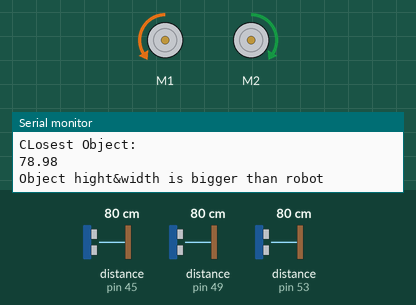
Bench run of a sketch on a simulated Arduino Mega 2560, built with avr-gcc and run on an emulated ATmega2560. On the bench: 2 × DC motor (green arrow = forward, orange = backward, longer = faster), the last lines printed to the serial monitor. Wiring (inferred from the names in the program): 3 × ultrasonic range finder: trigger pin 43, echo pin 45 / trigger pin 47, echo pin 49 / trigger pin 51, echo pin 53; MPU-6050 motion sensor at I2C address 0x68. Inputs (shaded band) come from the test bench; at power-on: distance to the obstacle (sensors on pin 53, pin 45, pin 49) 80 cm. The echo pulse lasts 58.3 µs per cm.

Above: at 2.1 s.
2.2 s: distance to the obstacle (sensor on pin 53) set to 59 cm
5.7 s: distance to the obstacle (sensor on pin 53) set to 52 cm
At 8.0 s:
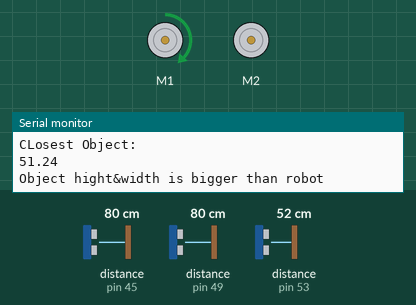
9.9 s: distance to the obstacle (sensor on pin 45) set to 2 cm
At 12.0 s:
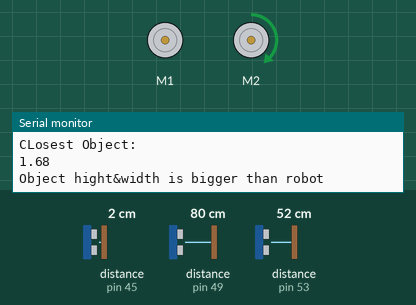
13.9 s: distance to the obstacle (sensor on pin 53) set to 2 cm
At 14.18 s:
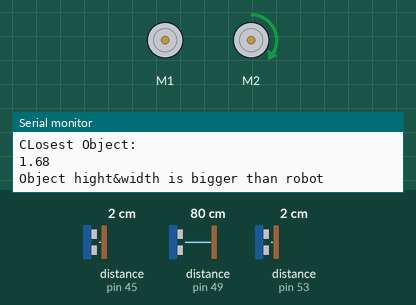
Timing chart, 0 to 16.9 s (numbered marks = the images above; inputs shaded):
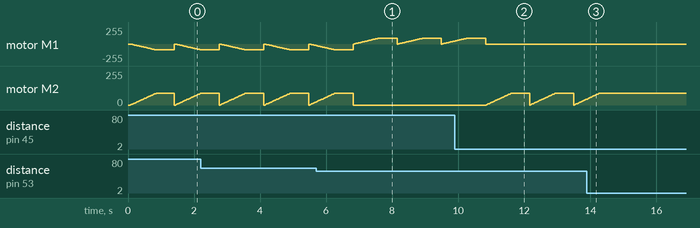

Measured:
- the behaviour switches between 56 and 55 cm on distance to the obstacle (sensor on pin 53) (found by bisection; images 0 and 1)
- after the input at 5.7 s, motor M2: goes on until 6.8 s, then stays stopped
- after the input at 9.9 s, motor M1: goes on until 10.8 s, then stays stopped; motor M2: ramps from stopped to forward 89/255 and jumps back, once every 1.3 s
- after the input at 13.9 s, motor M2: goes on until 14.3 s, then stays forward 89/255
- by itself, motor M2: ramps from stopped to forward 89/255 and jumps back, once every 1.4 s

The sketch:

object_avoidance.ino
```cpp
#include <DualVNH5019MotorShield.h>

 // MPU-6050 Short Example Sketch
// By Arduino User JohnChi
// August 17, 2014
// Public Domain
#include<Wire.h>
#include<math.h>
#define CONVERSION 3.9  // convert the raw readings to the g unit (1g = 9.8 m/s²) depends on sensor settings

DualVNH5019MotorShield md;

const int trigPinL = 43;
const int echoPinL = 45;
const int trigPinR = 51;
const int echoPinR = 53;
const int trigPinC = 47;
const int echoPinC = 49;

volatile float maxCenterDistance = 55.00;
volatile float centerDistance,leftDistance, rightDistance, distance,duration;
volatile float maxLeftDistance, maxRightDistance = 55.00;
int limit= 140;

const int MPU_addr=0x68;  // I2C address of the MPU-6050
int16_t AcX,AcY,AcZ,Tmp,GyX,GyY,GyZ,accelerationX,accelerationY,accelerationZ,pitch,roll,yaw;
int minVal = 265;
int maxVal = 402;
double x,y,z;

void stopIfFault()
{
  if (md.getM1Fault())
  {
    Serial.println("M1 fault");
    while(1);
  }
  if (md.getM2Fault())
  {
    Serial.println("M2 fault");
    while(1);
  }
}


void setup(){
  Wire.begin();
  Wire.beginTransmission(MPU_addr);
  Wire.write(0x6B);  // PWR_MGMT_1 register
  Wire.write(0);     // set to zero (wakes up the MPU-6050)
  Wire.endTransmission(true);
  Serial.begin(9600);

  pinMode(trigPinL, OUTPUT); // Sets the trigPin as an Output
  pinMode(echoPinL, INPUT); // Sets the echoPin as an Input

  pinMode(trigPinR, OUTPUT); // Sets the trigPin as an Output
  pinMode(echoPinR, INPUT); // Sets the echoPin as an Input

  pinMode(trigPinC, OUTPUT); // Sets the trigPin as an Output
  pinMode(echoPinC, INPUT); // Sets the echoPin as an Input
  md.init();
}

void loop(){
    Angle();
    Run();

    delay(500);

}

void Angle(){
    Wire.beginTransmission(MPU_addr);
    Wire.write(0x6B);  // starting with register 0x3B (ACCEL_XOUT_H)
    Wire.endTransmission(false);
    Wire.requestFrom(MPU_addr,14,true);  // request a total of 14 registers
    AcX=Wire.read()<<8|Wire.read();  // 0x3B (ACCEL_XOUT_H) & 0x3C (ACCEL_XOUT_L)
    AcY=Wire.read()<<8|Wire.read();  // 0x3D (ACCEL_YOUT_H) & 0x3E (ACCEL_YOUT_L)
    AcZ=Wire.read()<<8|Wire.read();  // 0x3F (ACCEL_ZOUT_H) & 0x40 (ACCEL_ZOUT_L)
    Tmp=Wire.read()<<8|Wire.read();  // 0x41 (TEMP_OUT_H) & 0x42 (TEMP_OUT_L)
    GyX=Wire.read()<<8|Wire.read();  // 0x43 (GYRO_XOUT_H) & 0x44 (GYRO_XOUT_L)
    GyY=Wire.read()<<8|Wire.read();  // 0x45 (GYRO_YOUT_H) & 0x46 (GYRO_YOUT_L)
    GyZ=Wire.read()<<8|Wire.read();  // 0x47 (GYRO_ZOUT_H) & 0x48 (GYRO_ZOUT_L)


    accelerationX = (int16_t)(AcX * CONVERSION);
    accelerationY = (int16_t)(AcY * CONVERSION);
    accelerationZ = (int16_t)(AcZ * CONVERSION);
    pitch = 180 * atan (accelerationX/sqrt(accelerationY*accelerationY + accelerationZ*accelerationZ))/M_PI;
    roll = 180 * atan (accelerationY/sqrt(accelerationX*accelerationX + accelerationZ*accelerationZ))/M_PI;
    yaw = 180 * atan (accelerationZ/sqrt(accelerationX*accelerationX + accelerationY*accelerationY))/M_PI;


    Serial.println();
    Serial.print("Angle X = "); Serial.print(pitch);
    Serial.print(" | Angle Y = "); Serial.print(roll);
    Serial.print(" | Angle Z = "); Serial.println(yaw);
    Serial.println();

}

void Run(){

    checkCLoseObject();

    if(centerDistance <maxCenterDistance && rightDistance<maxRightDistance &&
          leftDistance < maxLeftDistance){
          reverse();
      }

     else if(centerDistance < maxCenterDistance||(rightDistance<maxRightDistance||
        leftDistance < maxLeftDistance)){

        if(leftDistance < rightDistance){
          turnRight();
        }else if(leftDistance > rightDistance){
           turnLeft();
        }
      }


      else if(centerDistance >maxCenterDistance && rightDistance>maxRightDistance &&
          leftDistance > maxLeftDistance){
          moveForward();
    }
}

void checkCLoseObject(){
    checkCenterDistance();
    checkLeftDistance();
    checkRightDistance();

    if( (centerDistance < leftDistance) && (centerDistance < rightDistance) ){
         Serial.print("CLosest Object: ");Serial.println(centerDistance);

    }else if( (centerDistance > leftDistance) && (leftDistance < rightDistance)){
         Serial.println("CLosest Object: ");Serial.println(leftDistance);
    }

     else{
         Serial.println("CLosest Object: ");Serial.println(rightDistance);
     }

     checkWidthAndHight();

}

void checkWidthAndHight(){
  if(centerDistance < maxCenterDistance && leftDistance <maxCenterDistance && rightDistance < maxCenterDistance){

     Serial.println("Object hight&width is bigger than robot");
  }
  else if(centerDistance < maxCenterDistance && leftDistance <maxCenterDistance)
     Serial.println("Object hight&width is bigger than robot");
  else if(rightDistance < maxCenterDistance)
     Serial.println("Object hight&width is bigger than robot");
  else
     Serial.println("Object hight&width is bigger than robot");

}

void checkCenterDistance(){

  SonarSensor(trigPinC, echoPinC);
  centerDistance = distance;

}

void checkLeftDistance(){
  SonarSensor(trigPinL, echoPinL);
  leftDistance = distance;
}

void checkRightDistance(){

  SonarSensor(trigPinR, echoPinR);
  rightDistance = distance;
}

void SonarSensor(int trigPin, int echoPin)
{
  // Clears the trigPin
  digitalWrite(trigPin, LOW);
  delayMicroseconds(2);

  // Sets the trigPin on HIGH state for 10 micro seconds
  digitalWrite(trigPin, HIGH);
  delayMicroseconds(10);

  // Reads the echoPin, returns the sound wave travel time in microseconds
  digitalWrite(trigPin, LOW);

  duration = pulseIn(echoPin, HIGH);

  // Calculating the distance
  distance = duration*0.034/2;
}


void moveForward(){
    stopMotor();

  for (int i = 0; i <= limit; i++)
  {
    //left wheel moves forward
    md.setM1Speed(-i);
    stopIfFault();

    //right wheel moves forward
     md.setM2Speed(i);
     stopIfFault();
    delay(5);
  }
}

void stopMotor(){
   md.setM1Speed(0);
   md.setM2Speed(0);
     delay(5);

}

void reverse(){
 //loop to move the wheels backward
 for (int i = limit; i >= -limit; i--)
  {
    //left wheel moves backward
    md.setM1Speed(-i);
    stopIfFault();

    //right wheel moves backwards
    md.setM2Speed(i);
    stopIfFault();
    delay(5);
  }

}

void turnLeft(){
  for (int i = 0; i <= limit; i++)
  {
    //left wheel moves forward
    md.setM1Speed(i);
    stopIfFault();

    md.setM2Speed(0);
    //stopIfFault();

    delay(5);
  }
}
void turnRight(){
  for (int i = 0; i <= limit; i++)
  {

   //right wheel moves forward
     md.setM2Speed(i);
     stopIfFault();

    md.setM1Speed(0);
    //stopIfFault();

    delay(5);
  }

}
```
